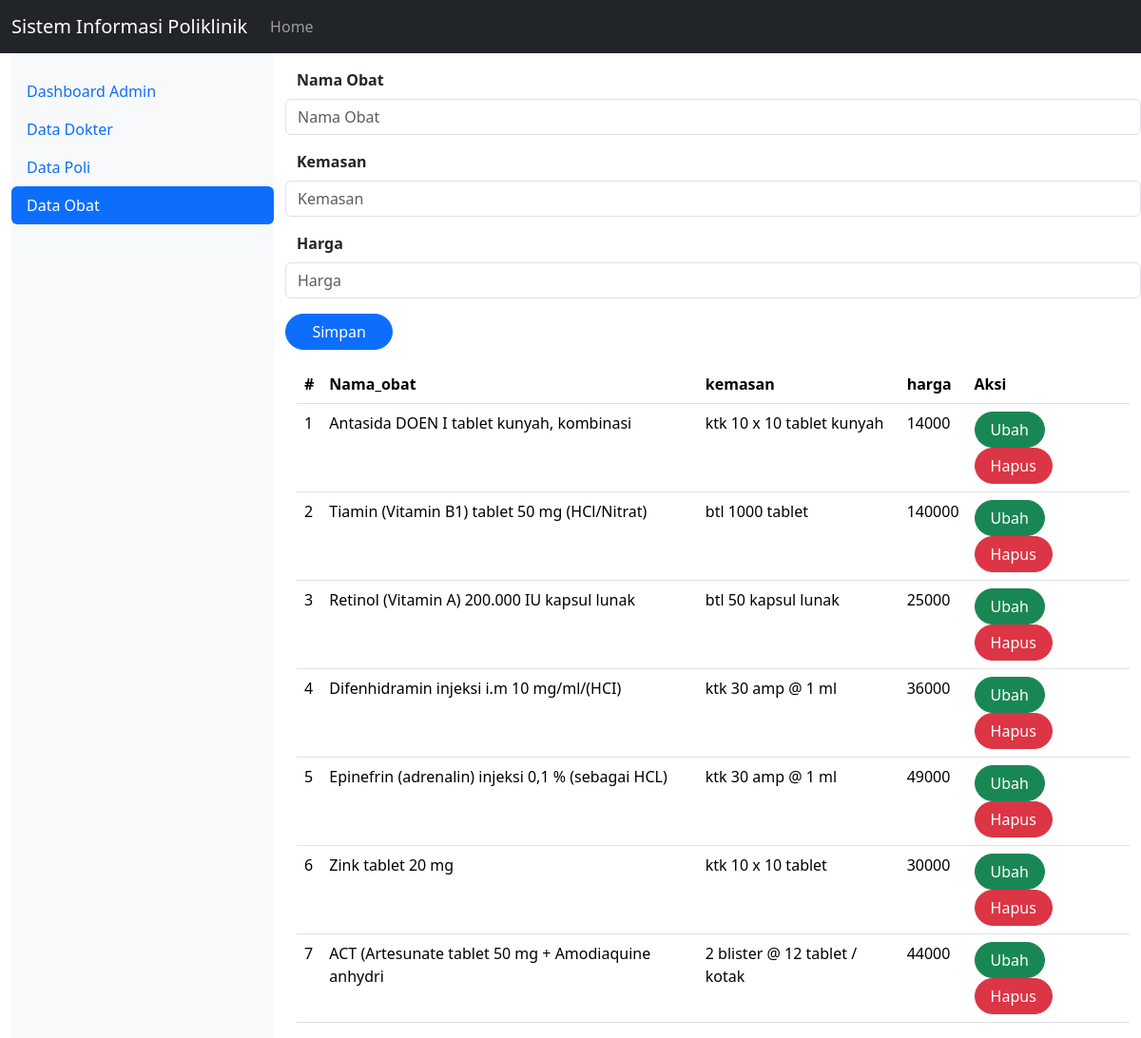
Screenshot of /index.php?page=dataObat with the database file from the repository.
### tables this page shows
CREATE TABLE `dataobat` (
  `id` int(11) UNSIGNED NOT NULL,
  `nama_obat` varchar(50) NOT NULL,
  `kemasan` varchar(35) NOT NULL,
  `harga` int(11) NOT NULL
);

### dataObat.php (the view, shortened to what this page needs)
<form class="form col" method="POST" action="" name="myForm" onsubmit="return(validate());">
        <?php
        $nama_obat = '';
        $kemasan = '';
        $harga = '';
        ?>
        <div class="row mt-3">
            <label for="nama_obat" class="form-label fw-bold">
                Nama Obat
            </label>
            <input type="text" class="form-control" name="nama_obat" id="nama_obat" placeholder="Nama Obat" value="<?php echo $nama_obat ?>">
        </div>
        <div class="row mt-3">
            <label for="kemasan" class="form-label fw-bold">
                Kemasan
            </label>
            <input type="text" class="form-control" name="kemasan" id="kemasan" placeholder="Kemasan" value="<?php echo $kemasan ?>">
        </div>
        <div class="row mt-3">
            <label for="harga" class="form-label fw-bold">
                Harga
            </label>
            <input type="number" class="form-control" name="harga" id="harga" placeholder="Harga" value="<?php echo $harga ?>">
        </div>
        <div class="row d-flex mt-3">
            <button type="submit" class="btn btn-primary rounded-pill" style="width: 3cm;" name="simpan">Simpan</button>
        </div>
    </form>
    <table class="table table-hover my-3">
        <thead>
            <tr>
                <th scope="col">#</th>
                <th scope="col">Nama_obat</th>
                <th scope="col">kemasan</th>
                <th scope="col">harga</th>
                <th scope="col">Aksi</th>
            </tr>
        </thead>
        <tbody>
            <?php
                $result = mysqli_query($mysqli, "SELECT * FROM dataObat");
                $no = 1;
                while ($data = mysqli_fetch_array($result)) {
                ?>
                    <tr>
                        <td><?php echo $no++ ?></td>
                        <td><?php echo $data['nama_obat'] ?></td>
                        <td><?php echo $data['kemasan'] ?></td>
                        <td><?php echo $data['harga'] ?></td>
                        <td>
                            <a class="btn btn-success rounded-pill px-3" href="index.php?page=dataObat&id=<?php echo $data['id'] ?>">Ubah</a>
                            <a class="btn btn-danger rounded-pill px-3" href="index.php?page=dataObat&id=<?php echo $data['id'] ?>&aksi=hapus">Hapus</a>
                        </td>
                    </tr>
                <?php
                }
            ?>
        </tbody>
    </table>

### index.php (style rules this page uses)
body, html { height: 100%; }
.row { height: 100%; }

### rows the page displays
dataobat: nama_obat "Antasida DOEN I tablet kunyah, kombinasi", kemasan "ktk 10 x 10 tablet kunyah", harga "14000"
dataobat: nama_obat "Tiamin (Vitamin B1) tablet 50 mg (HCl/Nitrat)", kemasan "btl 1000 tablet", harga "140000"
dataobat: nama_obat "Retinol (Vitamin A) 200.000 IU kapsul lunak", kemasan "btl 50 kapsul lunak", harga "25000"
dataobat: nama_obat "Difenhidramin injeksi i.m 10 mg/ml/(HCI)", kemasan "ktk 30 amp @ 1 ml", harga "36000"
dataobat: nama_obat "Epinefrin (adrenalin) injeksi 0,1 % (sebagai HCL)", kemasan "ktk 30 amp @ 1 ml", harga "49000"
dataobat: nama_obat "Zink tablet 20 mg", kemasan "ktk 10 x 10 tablet", harga "30000"
dataobat: nama_obat "ACT (Artesunate tablet 50 mg + Amodiaquine anhydri", kemasan "2 blister @ 12 tablet / kotak", harga "44000"
